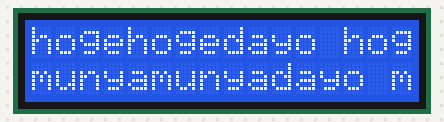
A sketch run on a simulated Arduino Uno, built with avr-gcc and run on an emulated ATmega328P. Parts: 16×2 character LCD.

Above: at 0.52 s.
At 5.32 s:
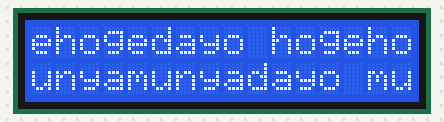
At 10.12 s:
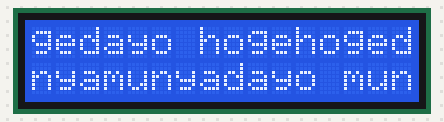
At 20.02 s:
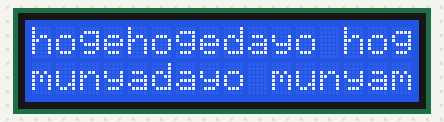
At 29.92 s:
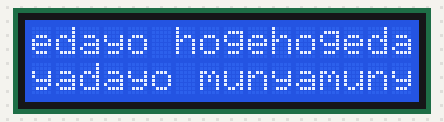
At 39.83 s:
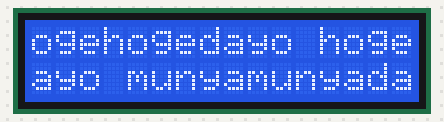

The sketch:

LCDAutoScroll.ino
```cpp
#include "lcd.h"
#define LCD_RS_PIN 3
#define LCD_RW_PIN A1
#define LCD_ENABLE_PIN 2
#define LCD_D4_PIN A4
#define LCD_D5_PIN A2
#define LCD_D6_PIN A5
#define LCD_D7_PIN A3
MyLCD lcd(LCD_RS_PIN, LCD_RW_PIN, LCD_ENABLE_PIN, LCD_D4_PIN, LCD_D5_PIN, LCD_D6_PIN, LCD_D7_PIN);

void setup() {
  lcd.initialize();
  lcd.updateString("hogehogedayo ", 0);
  lcd.updateString("munyamunyadayo ", 1);
}

void loop() {
  lcd.scroll(300);
}
```

lcd.cpp
```cpp
#include "lcd.h"

MyLCD::MyLCD(int a, int b, int c, int d, int e, int f, int g) : LiquidCrystal(a, b, c, d, e, f, g) {
  //引数があるコンストラクタはこうやれば呼び出せる！引数を書いてあげるのか。
  /*LiquidCrystal(rs(4), rw(5), enable(6), d4(11), d5(12), d6(13), d7(14))  = ( 4, 5, 6, 11, 12, 13, 14) in LCD*/
}

void MyLCD::initialize() {
  begin(LCD_COLS, 2);
  str1 = "Hello. This is LCD display. ";
  str2 = "Here is for str2. ";
  str1Pos = 0;
  str2Pos = 0;
  pastMillis = millis();
}

void MyLCD::scroll(long interval) {
  if (millis() - pastMillis < interval) return;
  pastMillis = millis();
  for (int i = 0; i < LCD_COLS; i++) {
    int tempPos;
    setCursor(i, 0);
    tempPos = i + str1Pos;
    if (tempPos >= str1.length()) tempPos = tempPos - str1.length();
    print(str1.charAt(tempPos));

    setCursor(i, 1);
    tempPos = i + str2Pos;
    if (tempPos >= str2.length()) tempPos = tempPos - str2.length();
    print(str2.charAt(tempPos));
  }

  str1Pos++;
  if (str1Pos >= str1.length()) str1Pos = 0;
  str2Pos++;
  if (str2Pos >= str2.length()) str2Pos = 0;
}

void MyLCD::updateString(String str, int line) {
  if (line == 0) {
    str1 = str;
    str1Pos = 0;
  } else if (line == 1) {
    str2 = str;
    str2Pos = 0;
  }
  pastMillis = millis();
}
```

lcd.h
```cpp
#ifndef LCD_H
#define LCD_H

#include "Arduino.h"
#include<LiquidCrystal.h>
#define LCD_COLS 16

class MyLCD : public LiquidCrystal {
  public:
    String str1;
    String str2;
    int str1Pos;
    int str2Pos;
    unsigned long pastMillis;
    MyLCD(int a, int b, int c, int d, int e, int f, int g);
    void initialize();
    void scroll(long interval);
    void updateString(String str, int line);
};
#endif
```
